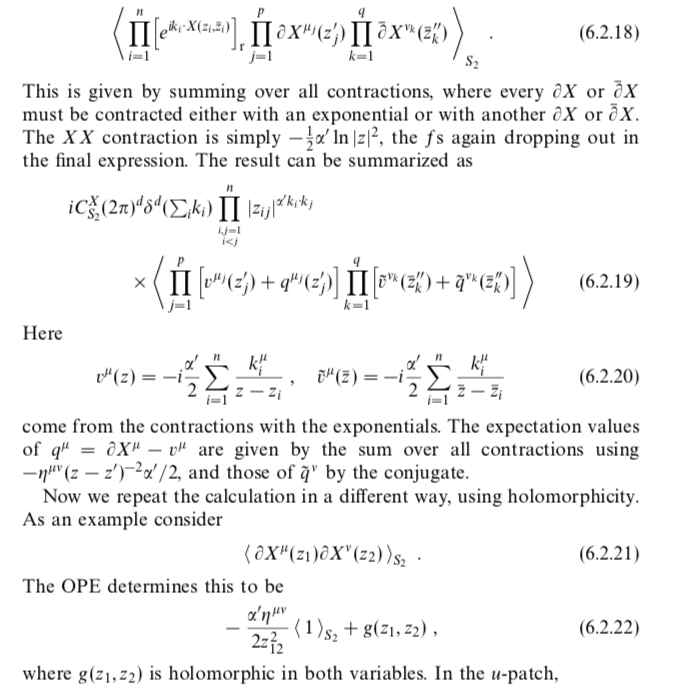
#> input picture proj/image_video_processing/bill1.png, 685 x 692 px
$ python count_object.py bill1.png   (older library calls are emulated)
#> lines starting #> are read from the running program, lines starting #| are printed output that depends on the picture; after the words box and inside, x2 and y2 are one past the last pixel; in counts of white or black regions, pixels touching at a corner belong together
import cv2
import sys
import numpy as np
from matplotlib import pyplot as plt

## (1) read

# Read the image. The first command line argument is the image
# image = cv2.imread(sys.argv[1])
image = cv2.imread("bill1.png")
#> image is the input picture: shape (692, 685, 3); min 0, max 255, mean 243

#convert to grayscale
gray_image = cv2.cvtColor(image, cv2.COLOR_BGR2GRAY)

#blur it
blurred_image = cv2.GaussianBlur(gray_image, (7,7), 0)
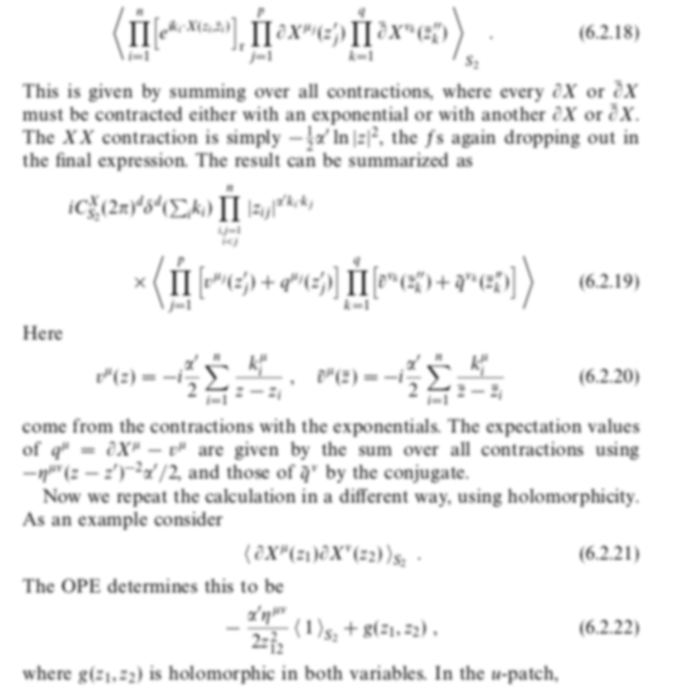
#> blurred_image: shape (692, 685); min 79, max 255, mean 243.1

cv2.imshow("Orignal Image", image)

# Show both our images
cv2.imshow("Original image", image)
cv2.imshow("Blurred image", blurred_image)

# Run the Canny edge detector
canny = cv2.Canny(blurred_image, 30, 100)
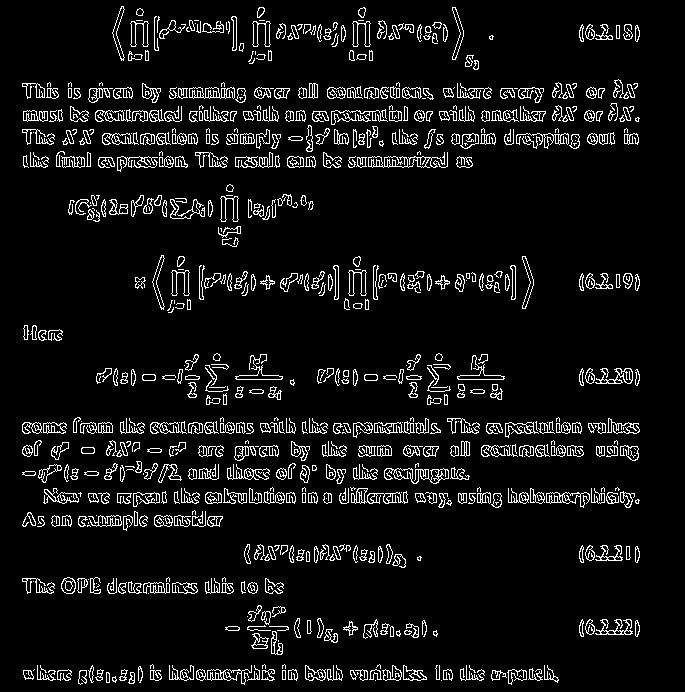
#> canny: shape (692, 685); 7.2% white in thin lines or dots, all inside (x1, y1, x2, y2) = (22, 6, 640, 685)
cv2.imshow("Canny", canny)

im, contours, hierarchy= cv2.findContours(canny, cv2.RETR_EXTERNAL, cv2.CHAIN_APPROX_SIMPLE)
#> contours = 745 contours, 370 with area under 20; largest, box (x1, y1, x2, y2) and area: (384, 468, 449, 484) 378, (351, 488, 408, 504) 362, (546, 492, 590, 508) 356, (189, 87, 235, 99) 305, (207, 665, 252, 685) 286
print("Number of objects found = ", len(contours))
#| Number of objects found =  745

cv2.drawContours(image, contours, -1, (0,255,0), 2)
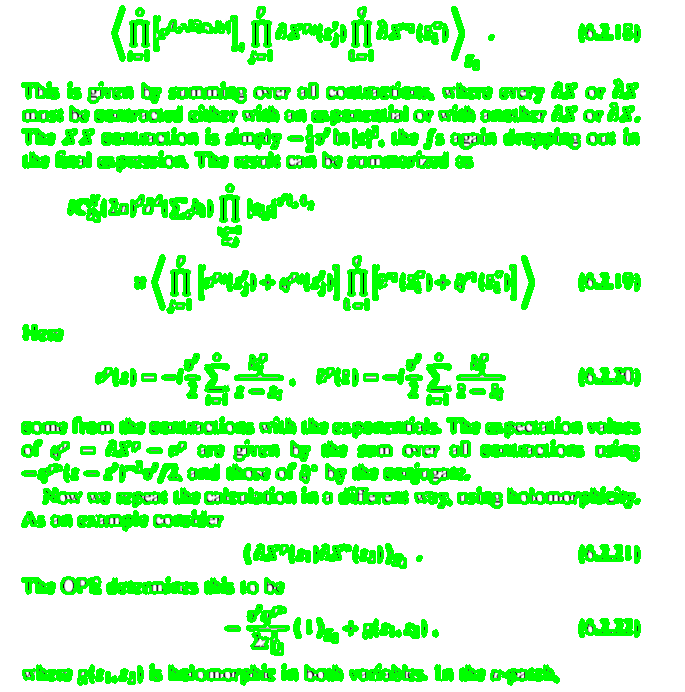
#> image: shape (692, 685, 3); 19.51% of pixels changed, all inside (x1, y1, x2, y2) = (21, 5, 641, 686)
cv2.imshow("objects Found", image)
cv2.waitKey(0)

$ run again, with proj/image_video_processing/bill.png copied over proj/image_video_processing/bill1.png
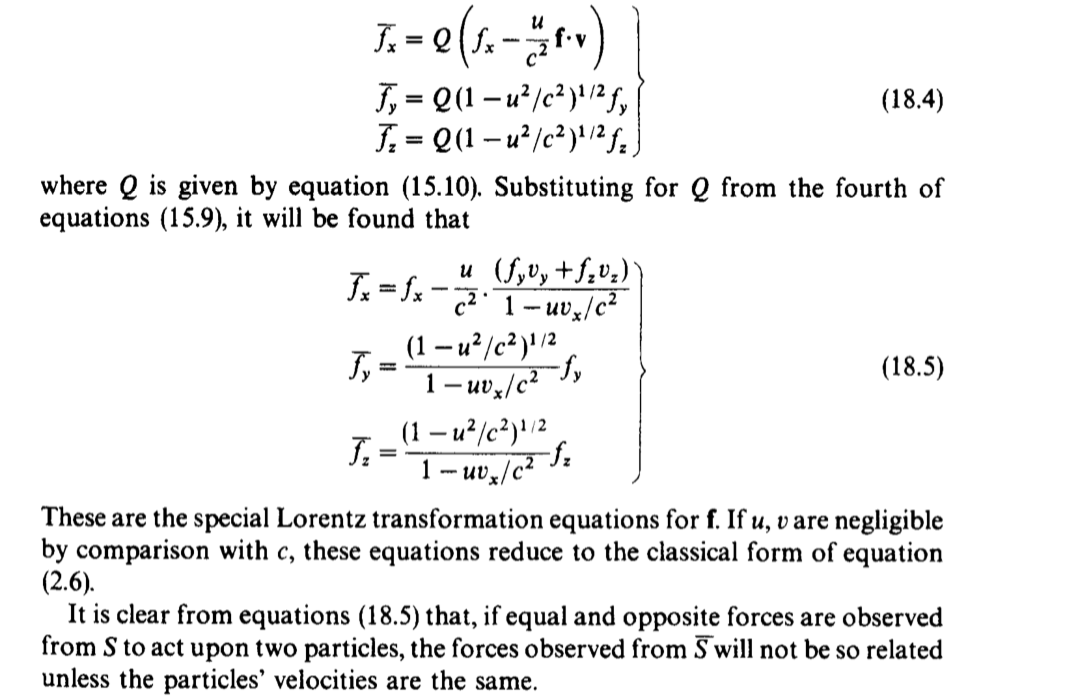
#> input picture proj/image_video_processing/bill.png, 1086 x 700 px
#> image is the input picture: shape (700, 1086, 3); min 0, max 255, mean 240.9
#> `canny = cv2.Canny(blurred_image, 30, 100)`:
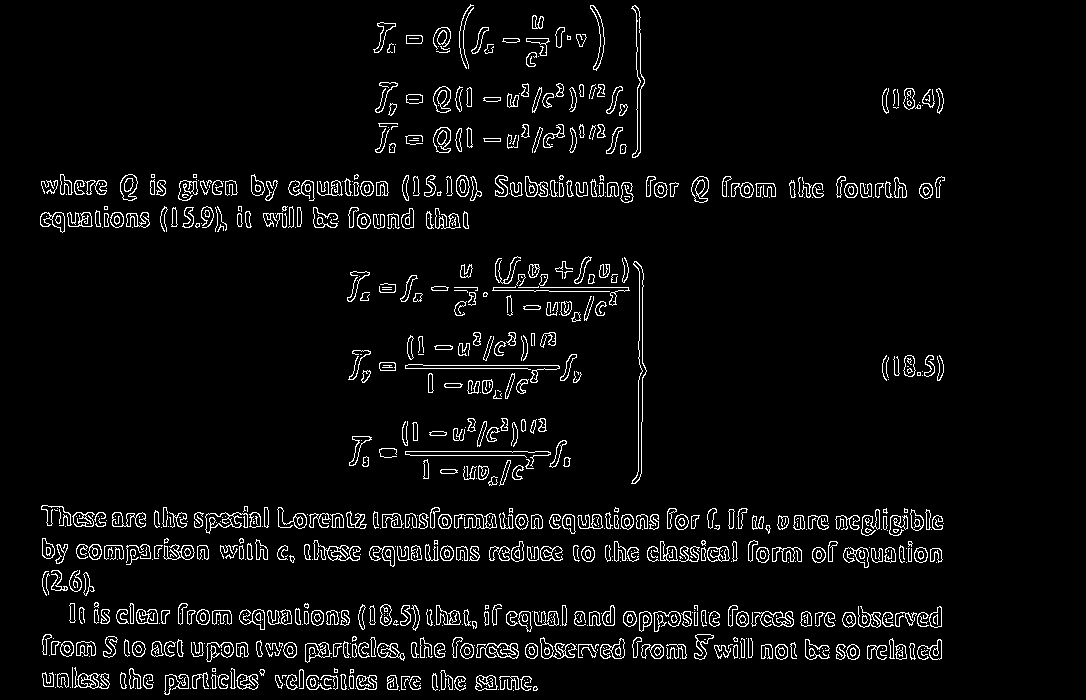
#> canny: shape (700, 1086); 4.7% white in thin lines or dots, all inside (x1, y1, x2, y2) = (40, 4, 945, 695)
#> contours = 817 contours, 495 with area under 20; largest, box (x1, y1, x2, y2) and area: (631, 261, 647, 484) 778, (631, 5, 645, 158) 537, (476, 643, 519, 659) 407, (205, 512, 248, 534) 402, (433, 127, 451, 153) 336
#| Number of objects found =  817
#> `cv2.drawContours(image, contours, -1, (0,255,0), 2)`:
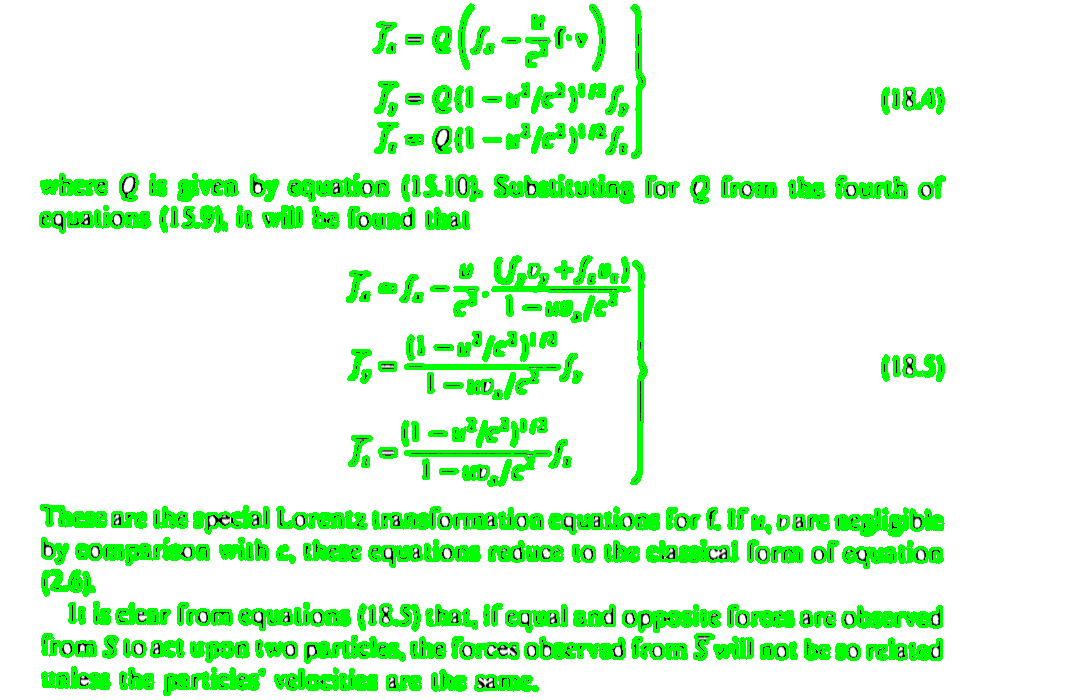
#> image: shape (700, 1086, 3); 12.96% of pixels changed, all inside (x1, y1, x2, y2) = (39, 3, 946, 696)
